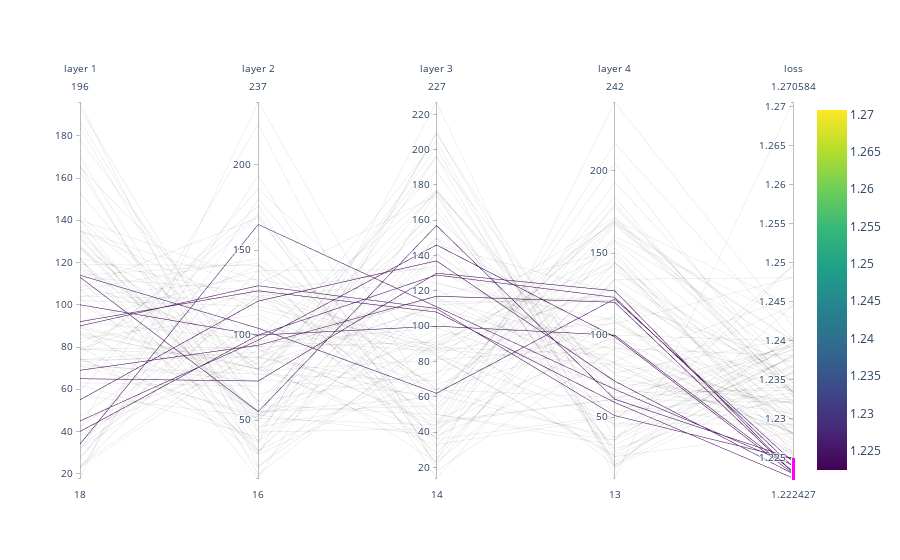

Notebook cell for this chart:
### Code cell
import plotly
import plotly.graph_objects as go
import plotly.express as px
import pandas as pd


plotly.io.orca.config.executable = '/home/anton/anaconda3/bin/orca'

df = pd.read_csv(
    '/home/anton/h-elmo/expres/correlation/batch/nn_const/4/num_nodes_and_loss.csv',
)

fig = go.Figure(data=
    go.Parcoords(
        line = dict(color = df['loss'],
                   colorscale = px.colors.sequential.Viridis,
                   showscale = True),
        dimensions = list([
            dict(values=df['layer 1'], label='layer 1'),
            dict(values=df['layer 2'], label='layer 2'),
            dict(values=df['layer 3'], label='layer 3'),
            dict(values=df['layer 4'], label='layer 4'),
            dict(constraintrange = [1.22,1.225], values = df['loss'], label='loss'),
        ]
        )
    )
)
fig.write_image('/home/anton/h-elmo/expres/correlation/batch/nn_const/4/best.png')
fig.show()
